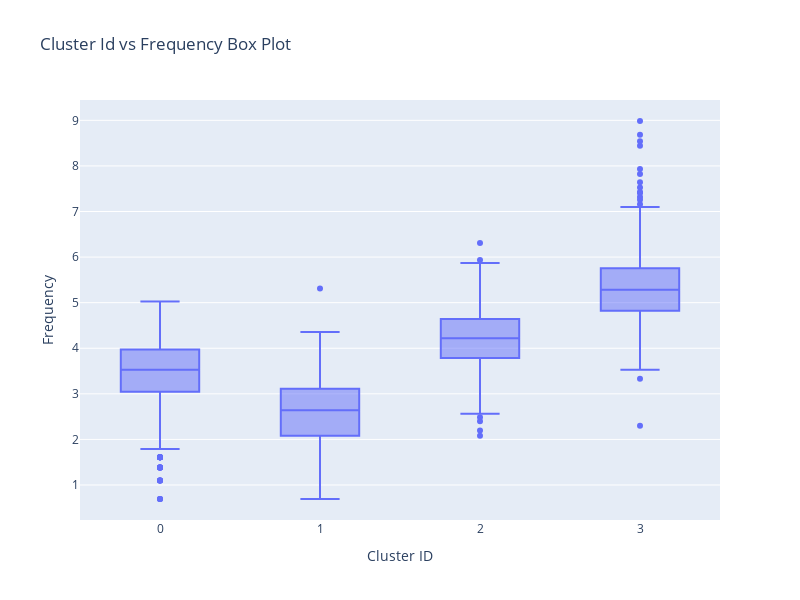

Here is the notebook cell this chart was saved with:
### Code cell
fig = px.box(rfm_log_clean, x='Cluster_Id', y='Frequency',
             title="Cluster Id vs Frequency Box Plot",
             labels={'Cluster_Id': 'Cluster ID', 'Frequency': 'Frequency'})

fig.update_layout(
    xaxis=dict(title="Cluster ID", title_font=dict(size=14)),
    yaxis=dict(title="Frequency", title_font=dict(size=14)),
    showlegend=False,
    width=800,
    height=600
)

fig.show()

### Figure 1 — Plotly figure (JSON) as saved in the notebook; plotly's stock layout.template omitted (floating-point values rounded to 4 significant figures; data arrays with more than 128 entries replaced by an {"elided": "..."} marker saying what was removed)
{"data": [{"alignmentgroup": "True", "hovertemplate": "Cluster ID=%{x}<br>Frequency=%{y}<extra></extra>", "legendgroup": "", "marker": {"color": "#636efa"}, "name": "", "notched": false, "offsetgroup": "", "orientation": "v", "showlegend": false, "type": "box", "x": {"elided": "4331 int values"}, "x0": " ", "xaxis": "x", "y": {"elided": "4331 float values"}, "y0": " ", "yaxis": "y"}], "layout": {"boxmode": "group", "height": 600, "legend": {"tracegroupgap": 0}, "showlegend": false, "title": {"text": "Cluster Id vs Frequency Box Plot"}, "width": 800, "xaxis": {"anchor": "y", "domain": [0, 1], "title": {"font": {"size": 14}, "text": "Cluster ID"}}, "yaxis": {"anchor": "x", "domain": [0, 1], "title": {"font": {"size": 14}, "text": "Frequency"}}}}
